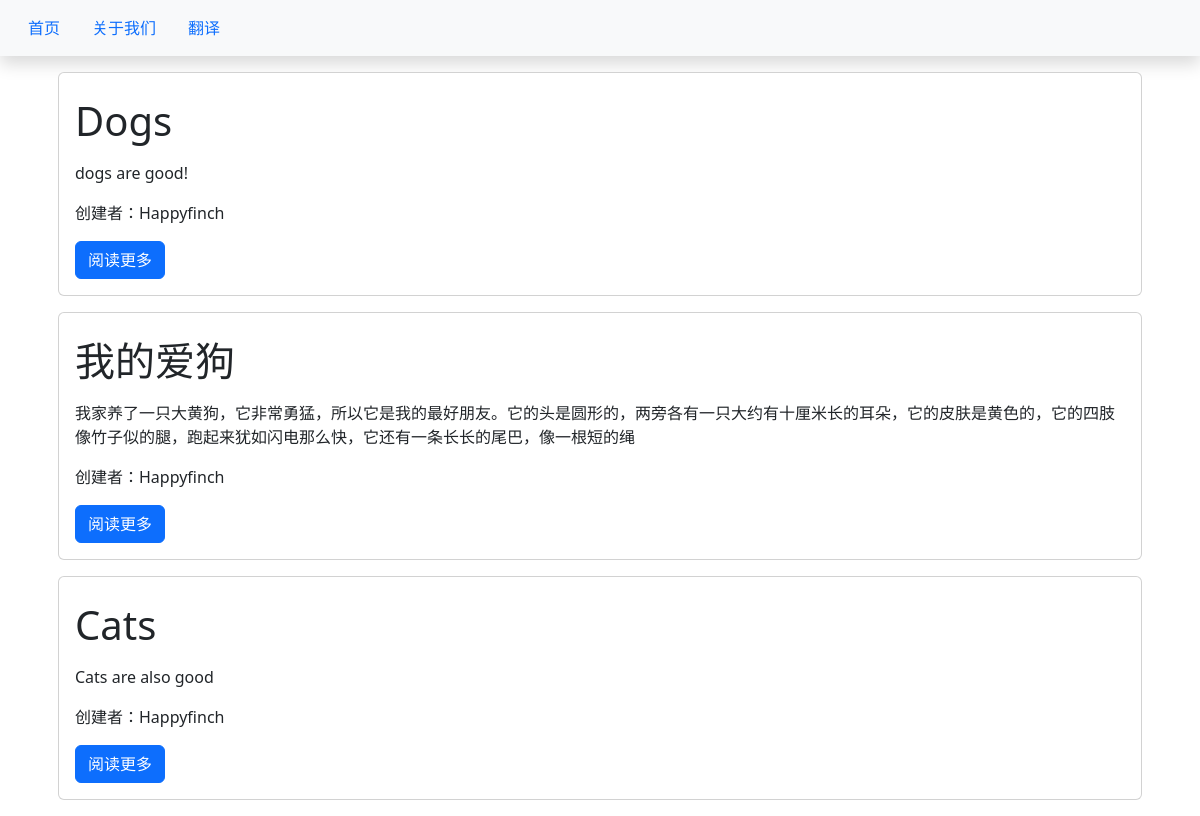
The page / on the database its author committed.
### blog/models.py (models this page shows, shortened)
class Post(models.Model):
    title = models.CharField(max_length=200)
    content = models.TextField()
    date_created = models.DateTimeField(auto_now_add=True)
    slug = models.SlugField(max_length=200,unique=True,null=False)
    author = models.ForeignKey(to = User,on_delete=models.CASCADE)
    status = models.IntegerField(choices=STATUS,default=0)

### blog/views.py (the view)
# urls.py: path('',views.PostList.as_view(),name='home')
class PostList(generic.ListView):
    queryset = Post.objects.filter(status = 1).order_by('-date_created')
    template_name = 'index.html'

### templates/index.html
{% extends 'base.html' %}
{% block content %}
    <div class="container">
        {% for post in post_list %}
        <div class="card m-3">
            <div class="card-body">
                <p class="card-title">
                    <h1>{{post.title}}</h1>
                </p>
                <p class="card-text">
                    {{post.content | slice:"100"}}
                </p>
                <p class="card-text">创建者：{{post.author | title}}</p>
                <a href="{% url 'blog_view' post.slug %}" class="btn btn-primary">阅读更多</a>
            </div>
        </div>
        {% endfor %}
    </div>
{% endblock content %}

### templates/base.html (shortened to what this page needs)
<!DOCTYPE html>
<html lang="en">
<head>
    <link rel="stylesheet" href="https://cdn.jsdelivr.net/npm/bootstrap@5.2.2/dist/css/bootstrap.min.css">
</head>
<body>
<nav class="navbar navbar-expand-lg navbar-light bg-light shadow mb-3" id="mainNav">
    <div class="container-fluid" id="navbarResonsive">
        <ul class="nav nav-pills nav-fill">
            <li class="nav-item">
                <a class="nav-link" href="{% url 'home' %}">首页</a>
            </li>
            <li class="nav-item">
                <a class="nav-link" href="{% url 'about_view' %}">关于我们</a>
            </li>
            <li class="nav-item">
                <a class="nav-link" href="{% url 'translator_view' %}">翻译</a>
            </li>
        </ul>
    </div>
</nav>
{% block content %}
{% endblock content %}
</body>
</html>

### rows shown on the page
Post: title "Dogs", content "dogs are good!", author "Happyfinch"
Post: title "我的爱狗", content "我家养了一只大黄狗，它非常勇猛，所以它是我的最好朋友。它的头是圆形的，两旁各有一只大约有十厘米长的耳朵，它的皮肤是黄色的，它的四肢像竹子似的腿，跑起来犹如闪电那么快，它还有一条长长的尾巴，像一根短的绳", author "Happyfinch"
Post: title "Cats", content "Cats are also good", author "Happyfinch"
